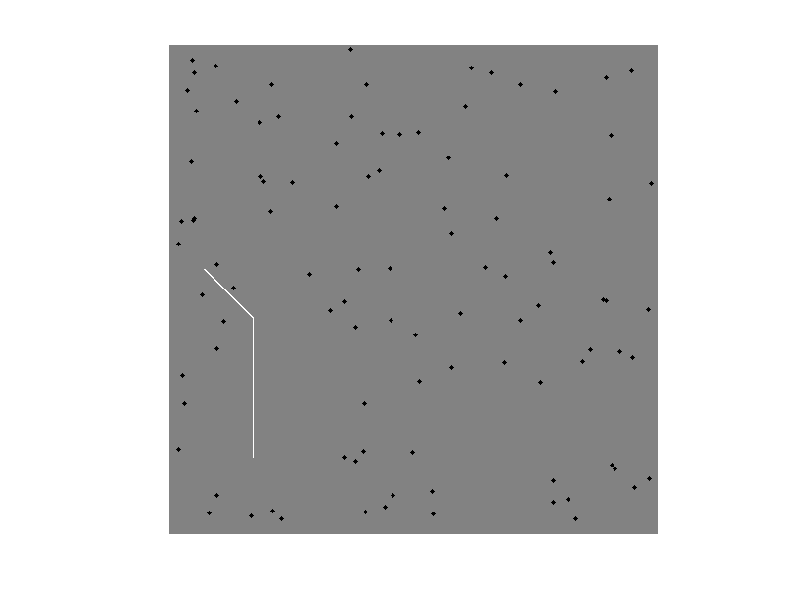

This figure's MATLAB source:
% MATHEMATICS FUNDAMENTALS FOR ROBOTICS
%
% PROJECT: Shadow Traverse Rovers
% Authors:
%   Ander Solorzano
%   Ben Chaffe
%
% Date: Fall 2014
%
%%%%%%%%%%%%%%%%%%%%%%%%%%%%%%%%%%%%%%%%%%%%%%%%%%%%%%%%%%%%%%%%%%%%%%%%%%%
%
% Clear all variables and screen
%
function main_driver_2
clear all variables;
clc;

%Greedy Best-Fit Search Test
%Random Map Generation
Map=ones(500);
ObstNum=0;
while ObstNum<100
    x=round(rand(1,1)*490)+5;
    y=round(rand(1,1)*490)+5;
    Map(x,y)=0;
    Map((x+1),y)=0;
    Map((x+2),y)=0;
    Map(x,(y+1))=0;
    Map(x,(y+2))=0;
    Map((x+1),(y+1))=0;
    Map((x-1),y)=0;
    Map((x-2),y)=0;
    Map(x,(y-1))=0;
    Map(x,(y-2))=0;
    Map((x-1),(y-1))=0;
    Map((x-1),(y+1))=0;
    Map((x+1),(y-1))=0;
    ObstNum=ObstNum+1;
end
%Random end point
xgoal=round(rand(1,1)*490)+5;
ygoal=-(round(rand(1,1)*490)+5);
%Random start point
x1=round(rand(1,1)*490)+5;
y1=-(round(rand(1,1)*490)+5);
Map(-y1,x1)=2;
Path=[x1;y1];
yo=-1;
xo=-1;
ImStuck=0;
while (x1~=xgoal || y1~=ygoal) && ImStuck==0;
    d1=sqrt((xgoal-(x1+1))^2+(ygoal-y1)^2);
    d2=sqrt((xgoal-(x1))^2+(ygoal-(y1+1))^2);
    d3=sqrt((xgoal-(x1+1))^2+(ygoal-(y1+1))^2);
    d4=sqrt((xgoal-(x1-1))^2+(ygoal-y1)^2);
    d5=sqrt((xgoal-(x1))^2+(ygoal-(y1-1))^2);
    d6=sqrt((xgoal-(x1-1))^2+(ygoal-(y1-1))^2);
    d7=sqrt((xgoal-(x1-1))^2+(ygoal-y1+1)^2);
    d8=sqrt((xgoal-(x1+1))^2+(ygoal-(y1-1))^2);   
    PathShadow=ones(8);
    if Map(-y1,(x1+1))~=1 || (y1==yo && (x1+1)==xo && x1==xr)
       PathShadow(1,1)=0;
       d1=inf;
    end
    if Map(-(y1+1),x1)~=1 || ((y1+1)==yo && x1==xo && x1==xr)
        PathShadow(1,2)=0;
        d2=inf;
    end
    if Map(-(y1+1),(x1+1))~=1 || ((y1+1)==yo && (x1+1)==xo && x1==xr)
        PathShadow(1,3)=0;
        d3=inf;
    end
    if Map(-y1,(x1-1))~=1 || (y1==yo && (x1-1)==xo && x1==xr)
       PathShadow(1,4)=0;
       d4=inf;
    end
    if Map(-(y1-1),x1)~=1 || ((y1-1)==yo && x1==xo && x1==xr)
        PathShadow(1,5)=0;
        d5=inf;
    end
    if Map(-(y1-1),(x1-1))~=1 || ((y1-1)==yo && (x1-1)==xo && x1==xr)
        PathShadow(1,6)=0;
        d6=inf;
    end
    if Map((-y1+1),(x1-1))~=1 || ((y1+1)==yo && (x1-1)==xo && x1==xr)
       PathShadow(1,7)=0;
       d7=inf;
    end
    if Map(-(y1-1),(x1+1))~=1 || ((y1-1)==yo && (x1+1)==xo && x1==xr)
        PathShadow(1,8)=0;
        d8=inf;
    end
    D=[d1,d2,d3,d4,d5,d6,d7,d8];
    [Dmin,dmin]=min(D);
    if Dmin~=inf
        if dmin==1 && PathShadow(1,1)~=0;
            x1=x1+1;
        end
        if dmin==2 && PathShadow(1,2)~=0;
            y1=y1+1;
        end
        if dmin==3 && PathShadow(1,3)~=0;
            x1=x1+1;
            y1=y1+1;
        end
        if dmin==4 && PathShadow(1,4)~=0;
            x1=x1-1;
        end
        if dmin==5 && PathShadow(1,5)~=0;
            y1=y1-1;
        end
        if dmin==6 && PathShadow(1,6)~=0;
            x1=x1-1;
            y1=y1-1;
        end
        if dmin==7 && PathShadow(1,6)~=0;
            x1=x1-1;
            y1=y1+1;
        end
        if dmin==8 && PathShadow(1,6)~=0;
            x1=x1+1;
            y1=y1-1;
        end
    else
    ImStuck=1;
    fprintf('Im Stuck :(')
    end
%     Path=[Path,[x1;y1]];
    xr=x1;
    yr=y1;
    xo=x1;
    yo=y1;
    Map(-y1,x1)=2;
end
imshow(Map,[0,2]);